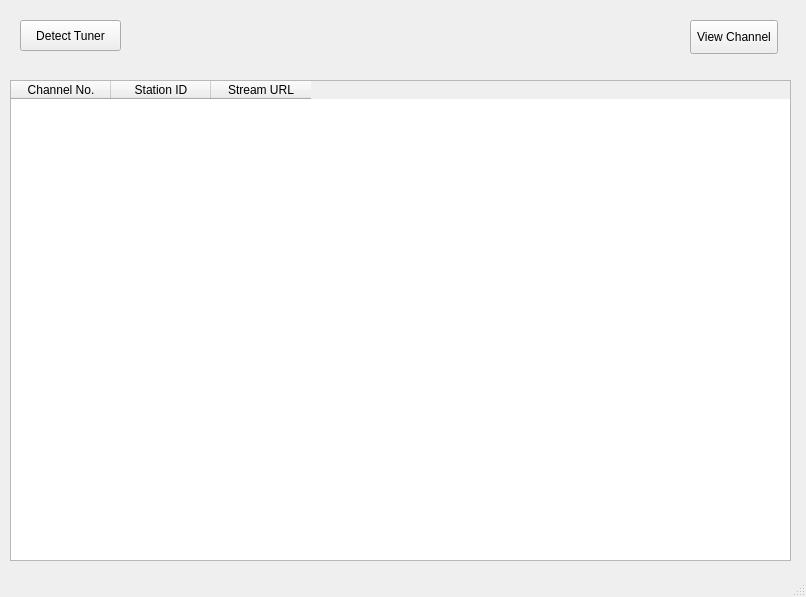
<?xml version="1.0" encoding="UTF-8"?>
<ui version="4.0">
 <class>MainWindow</class>
 <widget class="QMainWindow" name="MainWindow">
  <property name="geometry">
   <rect>
    <x>0</x>
    <y>0</y>
    <width>806</width>
    <height>597</height>
   </rect>
  </property>
  <property name="minimumSize">
   <size>
    <width>806</width>
    <height>597</height>
   </size>
  </property>
  <property name="maximumSize">
   <size>
    <width>806</width>
    <height>800</height>
   </size>
  </property>
  <property name="windowTitle">
   <string>HDHomeRun</string>
  </property>
  <widget class="QWidget" name="centralwidget">
   <widget class="QPushButton" name="connect_button">
    <property name="geometry">
     <rect>
      <x>20</x>
      <y>20</y>
      <width>101</width>
      <height>31</height>
     </rect>
    </property>
    <property name="text">
     <string>Detect Tuner</string>
    </property>
   </widget>
   <widget class="QTableWidget" name="channelTable">
    <property name="geometry">
     <rect>
      <x>10</x>
      <y>80</y>
      <width>781</width>
      <height>481</height>
     </rect>
    </property>
    <property name="minimumSize">
     <size>
      <width>0</width>
      <height>481</height>
     </size>
    </property>
    <property name="editTriggers">
     <set>QAbstractItemView::NoEditTriggers</set>
    </property>
    <property name="alternatingRowColors">
     <bool>true</bool>
    </property>
    <property name="sortingEnabled">
     <bool>true</bool>
    </property>
    <column>
     <property name="text">
      <string>Channel No.</string>
     </property>
    </column>
    <column>
     <property name="text">
      <string>Station ID</string>
     </property>
    </column>
    <column>
     <property name="text">
      <string>Stream URL</string>
     </property>
    </column>
   </widget>
   <widget class="QPushButton" name="launchButton">
    <property name="geometry">
     <rect>
      <x>690</x>
      <y>20</y>
      <width>88</width>
      <height>34</height>
     </rect>
    </property>
    <property name="text">
     <string>View Channel</string>
    </property>
   </widget>
  </widget>
  <widget class="QStatusBar" name="statusbar"/>
 </widget>
 <resources/>
 <connections/>
</ui>
